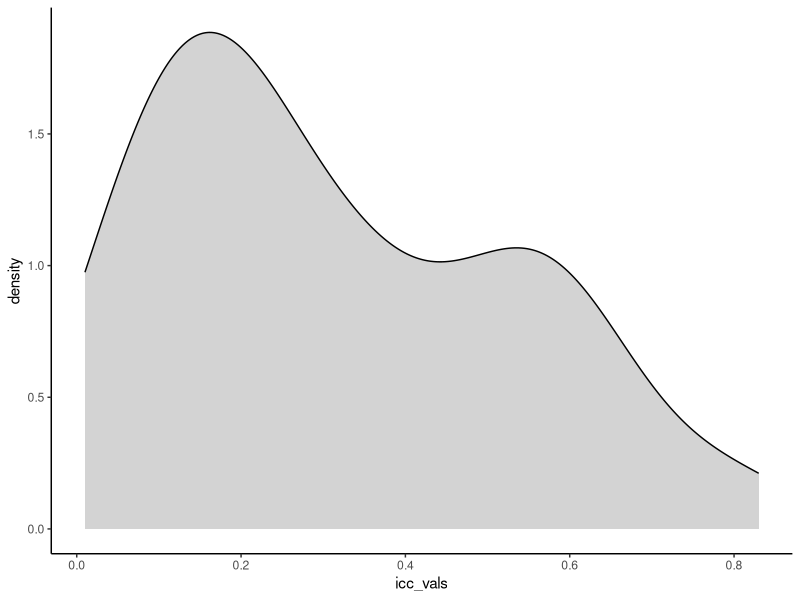
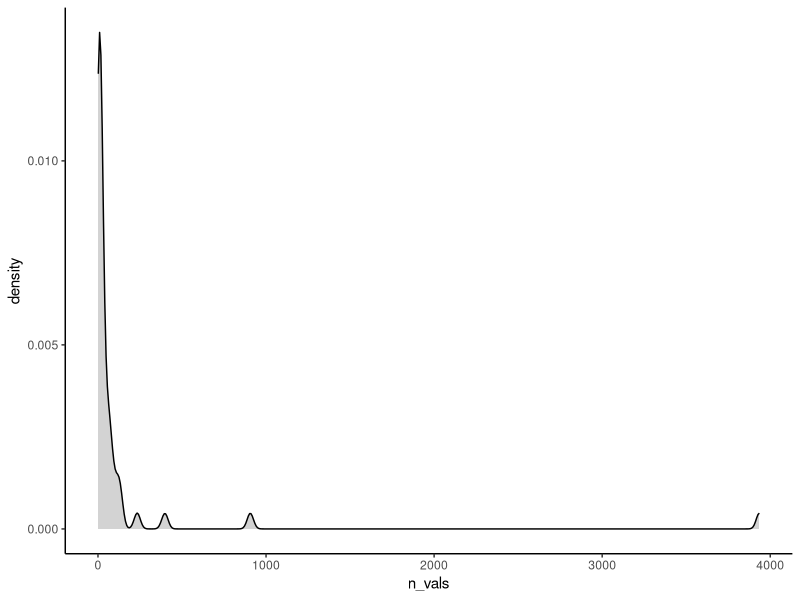
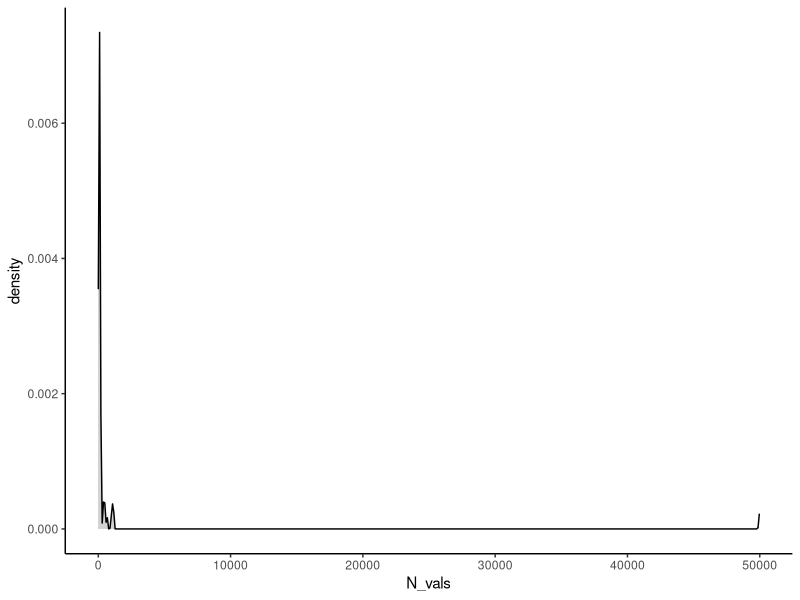
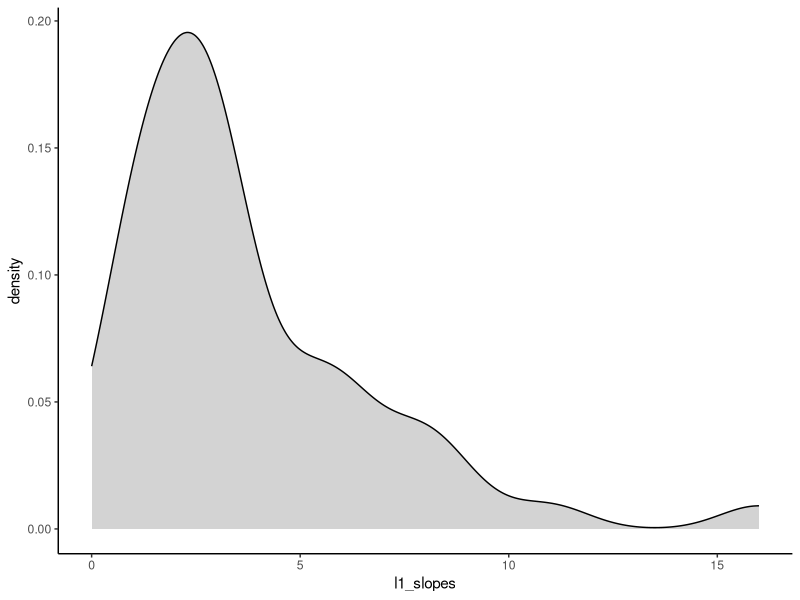
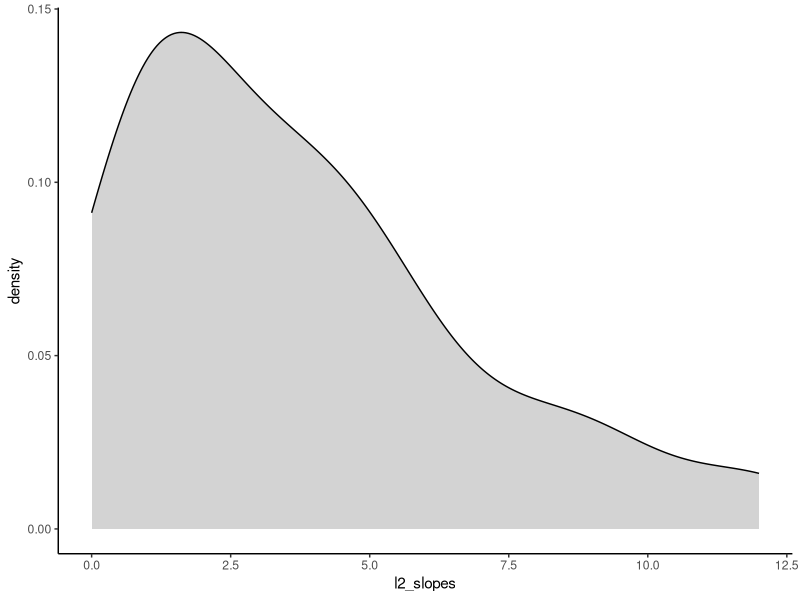
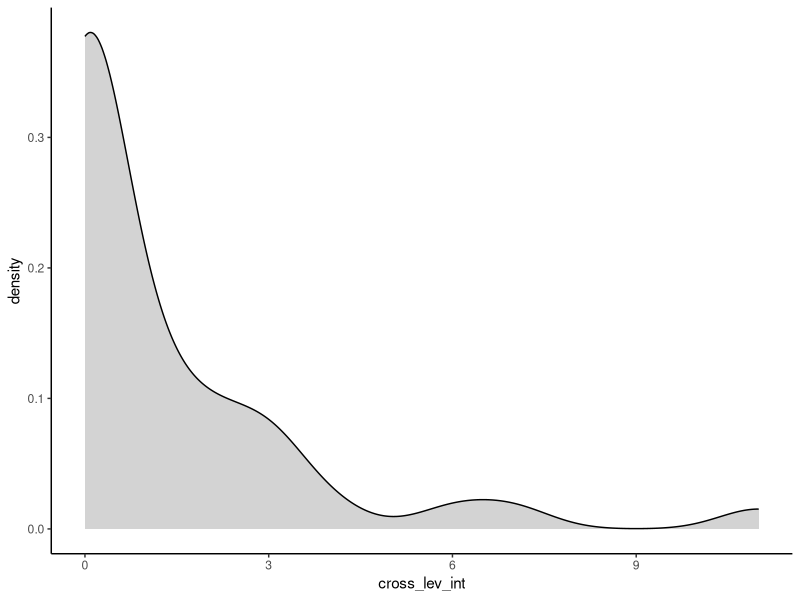
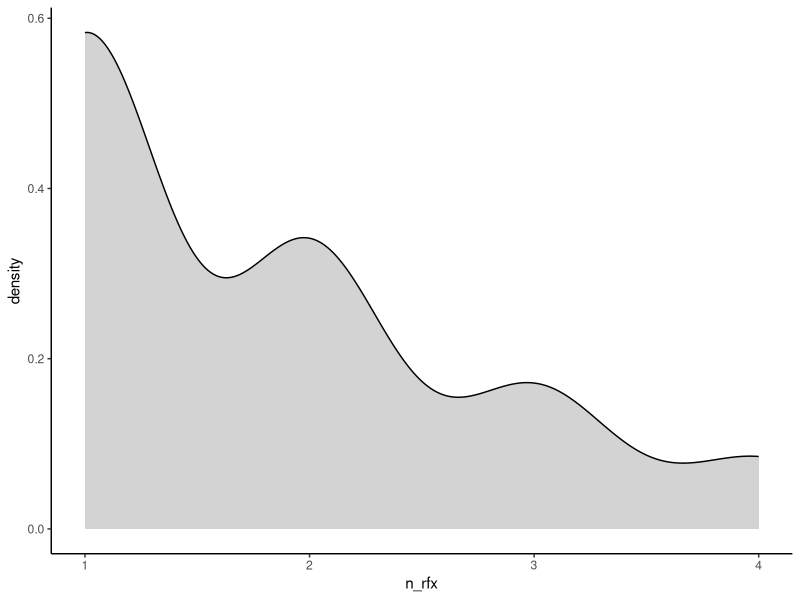

Here is the R script that generated these plots, in order:
library(ggplot2)

icc_vals = c(0.62,0.48,0.52,0.55,0.36,0.33,0.47,0.17,0.25,0.44,0.12,
             0.24,0.27,0.32,0.38,0.22,0.56,0.49,0.4,0.01,0.13,0.22,0.23,
             0.39,0.74,0.8,0.27,0.5,0.58,0.66,0.62,0.34,0.11,0.29,0.65,
             0.51,0.59,0.57,0.06,0.04,0.09,0.17,0.01,0.21,0.63,0.14,0.19,
             0.16,0.57,0.2,0.16,0.14,0.05,0.07,0.08,0.13,0.07,0.34,0.06,
             0.21,0.18,0.32,0.12,0.17,0.03,0.83)

icc_df = data.frame(icc_vals)

ggplot(icc_df, aes(x=icc_vals)) + 
  geom_density(fill = 'lightgrey') + scale_color_grey() + theme_classic()

n_vals = c(3,15,7,3,66.7,19.5882352941176,2.33333333333333,49.6071428571429,
           8.15584415584416,14,2.93846153846154,96.65,62.43,16.9117647058824,
           7.91304347826087,14,6.6,31,129.714285714286,NA,3,131.393939393939,
           19.475,4,16.3333333333333,24.6944444444444,6,4.09473684210526,40.19,
           87.32,NA,8.31685393258427,3935.06349206349,NA,66.67,66.67,233.33,118,2,
           2,14.87,2,906.375,16,4.59863945578231,20,65,2.78889990089197,
           7.91891891891892,20,397.89,25.4259259259259,2)

n_df = data.frame(n_vals)

ggplot(n_df, aes(x=n_vals)) + 
  geom_density(fill = 'lightgrey') + scale_color_grey() + theme_classic()

N_vals = c(114,190,70,419,447,110,17,102,84,77,164,130,20,
           58,68,92,87,84,146,7,1150,114,33,40,102,3,72,78,
           95,213,1091,129,109,445,63,3,3,150,83,48,39,648,
           56,33,52,147,49968,101,1009,74,74,81,81,91,54,171)

N_df = data.frame(N_vals)

ggplot(N_df, aes(x=N_vals)) + 
  geom_density(fill = 'lightgrey') + scale_color_grey() + theme_classic()

l1_slopes = c(3,6,1,2,2,16,8,3,3,4,5,2,3,3,5,1,1,3,1,3,1,4,3,2,5,3,2,6,2,8,11,
              2,1,2,0,3,1,9,6,7,8,3,3,1,6,2,1)

l1_slopes_df = data.frame(l1_slopes)

ggplot(l1_slopes_df, aes(x=l1_slopes)) + 
  geom_density(fill = 'lightgrey') + scale_color_grey() + theme_classic()

l2_slopes = c(1,9,1,2,10,12,1,4,1,2,3,5,5,5,8,1,5,7,8,0,	
              2,12,4,3,4,1,3,9,6,1,2,0,1,1,2,5,4,0,2,1,3,
              4,3,1,6,4,6,1)

l2_slopes_df = data.frame(l2_slopes)

ggplot(l2_slopes_df, aes(x=l2_slopes)) +
  geom_density(fill = 'lightgrey') + scale_color_grey() + theme_classic()

cross_lev_int = c(3,0,0,0,7,1,0,0,3,4,6,0,1,0,0,0,0,2,3,0,0,
                  11,0,0,0,1,1,2,0,0,2,0,0,0,1,2,0,0,0,3,1)

cross_lev_int_df = data.frame(cross_lev_int)

ggplot(cross_lev_int_df, aes(x=cross_lev_int)) +
  geom_density(fill = "lightgrey") + scale_color_grey() + theme_classic()

n_rfx = c(1,2,2,1,4,3,4,1,1,1,3,3,1,1,2,3,1,2,1,1,1,2,2,1,1,2,1,2)
n_rfx_df = data.frame(n_rfx)

ggplot(n_rfx_df, aes(x=n_rfx)) +
  geom_density(fill = "lightgrey") + scale_color_grey() + theme_classic()
